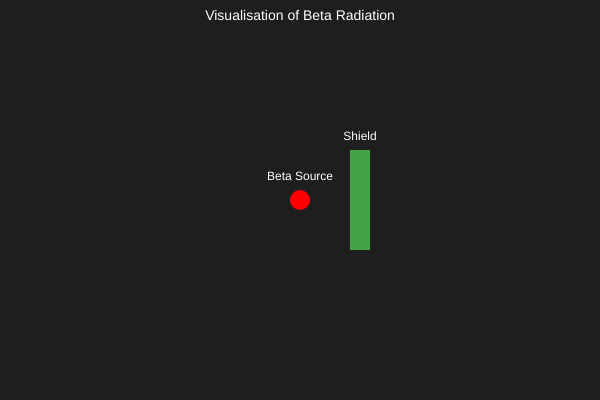
Frame 1 (no input)
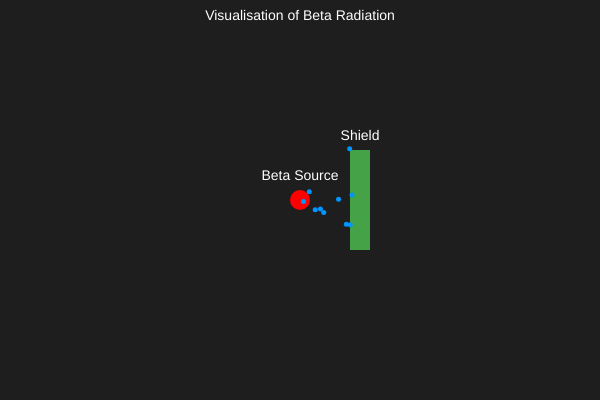
Frame 60 (no input)
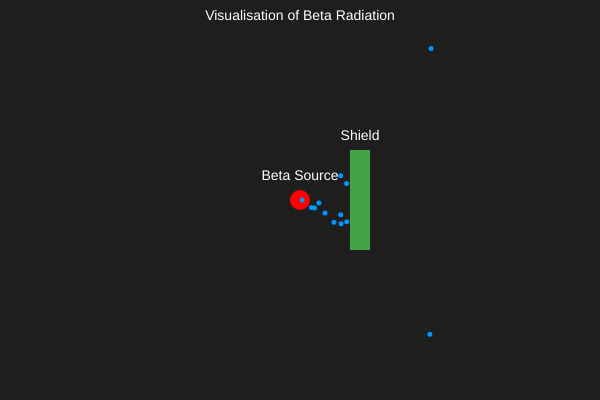
Frame 120 (the mouse pressed at the canvas centre since frame 60)

The p5.js sketch that drew these frames (run headless with seeded random() and noise() and a simulated clock; from frame 60 on, the mouse is pressed at the canvas centre):

// p5.js sketch
// ── sketch.js
let betaParticles = [];
let source;
let shield;

function setup() {
  createCanvas(600, 400);
  source = createVector(width/2, height/2);
  
  // Shield represented as a rectangle
  shield = {
    x: width/2 + 50,
    y: height/2 - 50,
    w: 20,
    h: 100
  };
}

function draw() {
  background(30);

  // Draw source
  fill(255, 0, 0);
  noStroke();
  ellipse(source.x, source.y, 20, 20);
  fill(255);
  textAlign(CENTER);
  text("Beta Source", source.x, source.y - 20);

  // Draw shield
  fill(100, 255, 100, 150);
  rect(shield.x, shield.y, shield.w, shield.h);
  fill(255);
  text("Shield", shield.x + shield.w/2, shield.y - 10);

  // Emit new beta particles
  if(frameCount % 2 === 0){
    let angle = random(-PI/4, PI/4); // spread
    betaParticles.push(new BetaParticle(source.x, source.y, angle));
  }

  // Update and display particles
  for(let i = betaParticles.length-1; i >= 0; i--){
    betaParticles[i].update();
    betaParticles[i].display();

    // Check for shield collision
    if(betaParticles[i].x > shield.x && betaParticles[i].x < shield.x + shield.w &&
       betaParticles[i].y > shield.y && betaParticles[i].y < shield.y + shield.h){
         betaParticles.splice(i,1); // particle absorbed
       }
    else if(betaParticles[i].x > width || betaParticles[i].y > height || betaParticles[i].x < 0 || betaParticles[i].y < 0){
      betaParticles.splice(i,1); // remove off-screen particles
    }
  }

  // Labels
  fill(255);
  textSize(14);
  text("Visualisation of Beta Radiation", width/2, 20);
}

// ---------------- Beta Particle Class ----------------
class BetaParticle{
  constructor(x, y, angle){
    this.x = x;
    this.y = y;
    this.speed = random(2, 5);
    this.vx = this.speed * cos(angle);
    this.vy = this.speed * sin(angle);
    this.color = color(0, 150, 255);
  }
  
  update(){
    this.x += this.vx;
    this.y += this.vy;
    
    // slight scattering
    this.vx += random(-0.05, 0.05);
    this.vy += random(-0.05, 0.05);
  }
  
  display(){
    fill(this.color);
    noStroke();
    ellipse(this.x, this.y, 5, 5);
  }
}
